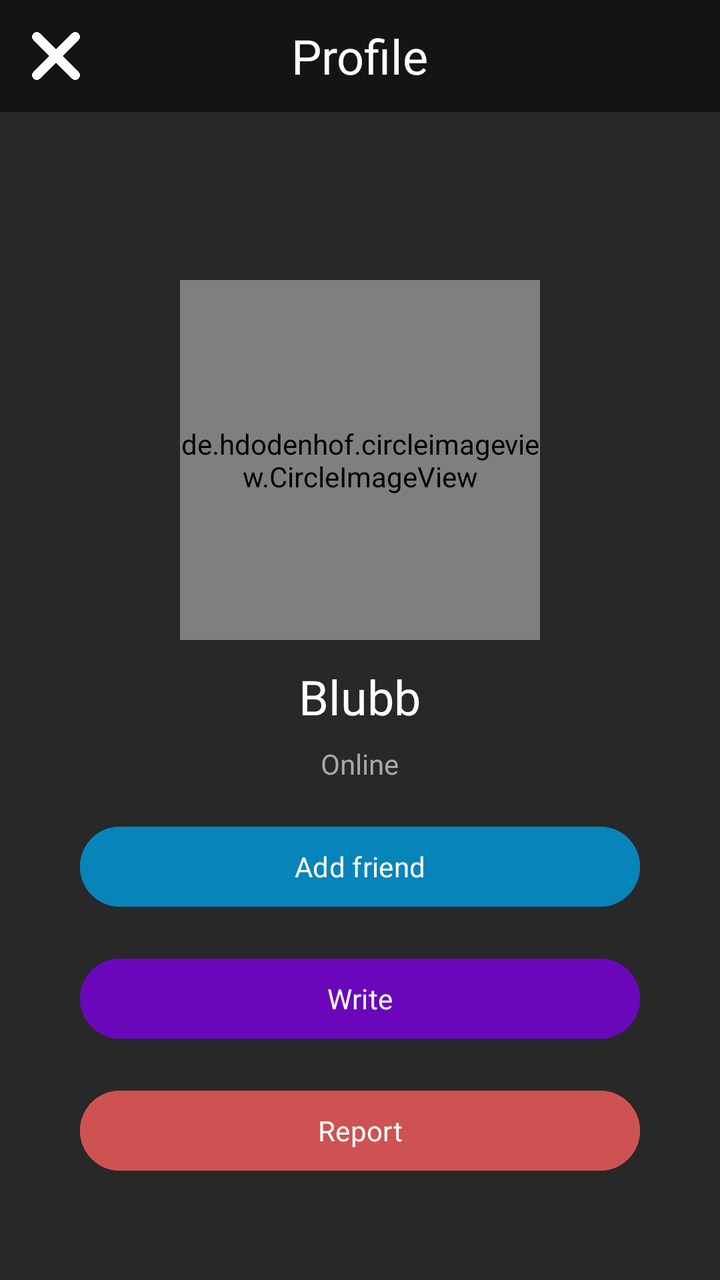
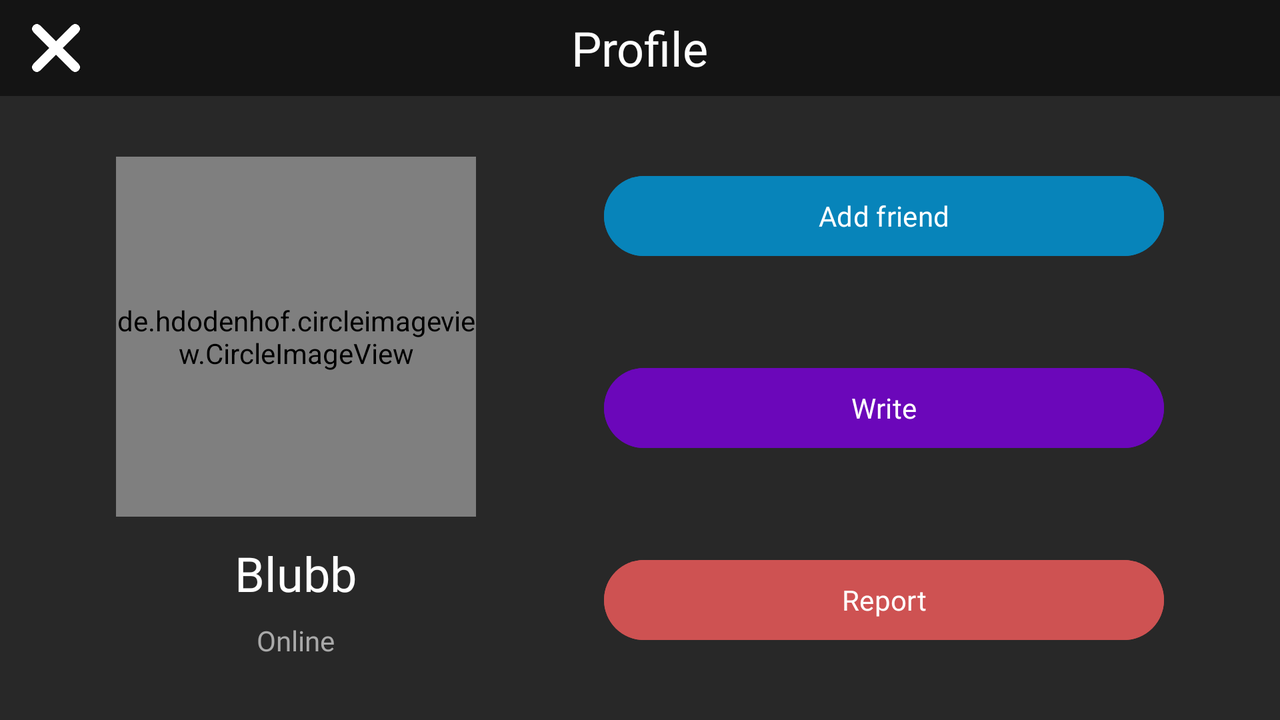

Two renders of one Android screen. The first uses the default layout on a phone; the second uses the alternative layout the repository ships for a different screen configuration, on a matching device. The two XML files are below.
<!-- AndroidManifest.xml: application theme Theme.Blubb -->
<!-- res/layout/fragment_profile.xml -->
<?xml version="1.0" encoding="utf-8"?>
<FrameLayout xmlns:android="http://schemas.android.com/apk/res/android"
    xmlns:tools="http://schemas.android.com/tools"
    android:layout_width="match_parent"
    android:layout_height="match_parent"
    xmlns:app="http://schemas.android.com/apk/res-auto"
    tools:context=".presentation.fragments.ProfileFragment"
    android:background="@color/light_tint">

    <LinearLayout
        android:layout_width="match_parent"
        android:layout_height="match_parent"
        android:orientation="vertical">

        <Toolbar
            android:layout_width="match_parent"
            android:layout_height="wrap_content"
            android:background="@color/dark_tint">

            <ImageButton
                android:id="@+id/buttonBackProfile"
                android:layout_width="24dp"
                android:layout_height="24dp"
                android:background="@null"
                android:scaleType="fitXY"
                android:src="@drawable/blubb_close_icon"
                app:tint="@color/main_text" />

            <TextView
                android:id="@+id/textViewProfileTitle"
                android:layout_width="wrap_content"
                android:layout_height="wrap_content"
                android:layout_gravity="center"
                android:fontFamily="@font/inter_semibold"
                android:hyphenationFrequency="none"
                android:paddingVertical="4dp"
                android:text="@string/profile"
                android:textAppearance="@style/TextAppearance.AppCompat.Body1"
                android:textColor="@color/main_text"
                android:textSize="24sp" />
        </Toolbar>

        <LinearLayout
            android:layout_width="match_parent"
            android:layout_height="match_parent"
            android:orientation="vertical">

            <de.hdodenhof.circleimageview.CircleImageView
                xmlns:app="http://schemas.android.com/apk/res-auto"
                android:id="@+id/imageViewUserAvatar"
                android:layout_width="180dp"
                android:layout_height="180dp"
                android:src="@color/main_text"
                app:border_width="1dp"
                app:border_color="#FF000000"
                android:layout_gravity="center"
                android:layout_marginTop="84dp"/>
            <TextView
                android:id="@+id/textViewUserNickname"
                android:layout_width="wrap_content"
                android:layout_height="wrap_content"
                android:layout_gravity="center_horizontal"
                style="@style/dark_theme_label_style"
                android:text="@string/app_name"
                android:layout_marginTop="12dp"/>
            <TextView
                android:id="@+id/textViewUserStatus"
                android:layout_width="wrap_content"
                android:layout_height="wrap_content"
                android:layout_gravity="center_horizontal"
                style="@style/dark_theme_sub_text_style"
                android:text="@string/online"
                android:layout_marginTop="8dp"/>
            <Button
                android:id="@+id/buttonAddFriend"
                android:layout_width="280dp"
                android:layout_height="wrap_content"
                android:layout_gravity="center_horizontal"
                style="@style/dark_theme_main_button_style"
                android:text="@string/add_friend"
                android:layout_marginTop="18dp"/>
            <Button
                android:id="@+id/buttonWrite"
                android:layout_width="280dp"
                android:layout_height="wrap_content"
                android:layout_gravity="center_horizontal"
                style="@style/dark_theme_main_button_style"
                android:text="@string/write"
                android:layout_marginTop="18dp"
                android:backgroundTint="@color/additional_accent"/>
            <Button
                android:id="@+id/buttonReport"
                android:layout_width="280dp"
                android:layout_height="wrap_content"
                android:layout_gravity="center_horizontal"
                style="@style/dark_theme_main_button_style"
                android:text="@string/report"
                android:layout_marginTop="18dp"
                android:backgroundTint="@color/error"/>
        </LinearLayout>
    </LinearLayout>

</FrameLayout>
<!-- resources referenced by this layout -->
<resources>
  <color name="additional_accent">#6B07BA</color>
  <color name="dark_tint">#141414</color>
  <color name="error">#CE5252</color>
  <color name="light_tint">#282828</color>
  <color name="main_text">#FFFFFF</color>
  <!-- drawable blubb_close_icon: png bitmap (drawable, 6555 bytes) -->
  <string name="add_friend">Add friend</string>
  <string name="app_name" translatable="false">Blubb</string>
  <string name="online">Online</string>
  <string name="profile">Profile</string>
  <string name="report">Report</string>
  <string name="write">Write</string>
  <style name="dark_theme_label_style">
          <item name="android:fontFamily">@font/inter_semibold</item>
          <item name="android:textColor">@color/main_text</item>
          <item name="android:textSize">24sp</item>
      </style>
  <style name="dark_theme_main_button_style">
          <item name="android:backgroundTint">@color/accent</item>
          <item name="android:fontFamily">@font/inter_semibold</item>
      </style>
  <style name="dark_theme_sub_text_style">
          <item name="android:fontFamily">@font/inter</item>
          <item name="android:textColor">@color/sub_text</item>
          <item name="android:textSize">14sp</item>
      </style>
  <style name="Theme.Blubb" parent="Base.Theme.Blubb" />
  <color name="accent">#0784BA</color>
  <color name="sub_text">#a9a9a9</color>
  <style name="Base.Theme.Blubb" parent="Theme.Material3.Light.NoActionBar">
          
          
          <item name="android:forceDarkAllowed" tools:targetApi="q">false</item>
      </style>
</resources>
<!-- res/layout-land/fragment_profile.xml (the repository's variant of the layout above) -->
<!-- drawn on the phone turned sideways -->
<?xml version="1.0" encoding="utf-8"?>
<FrameLayout xmlns:android="http://schemas.android.com/apk/res/android"
    xmlns:app="http://schemas.android.com/apk/res-auto"
    xmlns:tools="http://schemas.android.com/tools"
    android:layout_width="match_parent"
    android:layout_height="match_parent"
    android:background="@color/light_tint"
    tools:context=".presentation.fragments.ProfileFragment">

    <LinearLayout
        android:layout_width="match_parent"
        android:layout_height="match_parent"
        android:orientation="vertical">

        <Toolbar
            android:layout_width="match_parent"
            android:layout_height="wrap_content"
            android:background="@color/dark_tint">

            <ImageButton
                android:id="@+id/buttonBack"
                android:layout_width="24dp"
                android:layout_height="24dp"
                android:background="@null"
                android:scaleType="fitXY"
                android:src="@drawable/blubb_close_icon"
                app:tint="@color/main_text" />

            <TextView
                android:id="@+id/textViewProfileTitle"
                android:layout_width="wrap_content"
                android:layout_height="wrap_content"
                android:layout_gravity="center"
                android:fontFamily="@font/inter_semibold"
                android:hyphenationFrequency="none"
                android:paddingVertical="4dp"
                android:text="@string/profile"
                android:textAppearance="@style/TextAppearance.AppCompat.Body1"
                android:textColor="@color/main_text"
                android:textSize="24sp" />
        </Toolbar>

        <LinearLayout
            android:layout_width="wrap_content"
            android:layout_height="match_parent"
            android:layout_gravity="center"
            android:orientation="horizontal">

            <LinearLayout
                android:layout_width="wrap_content"
                android:layout_height="wrap_content"
                android:layout_gravity="center"
                android:layout_marginRight="64dp"
                android:orientation="vertical">

                <de.hdodenhof.circleimageview.CircleImageView
                    android:id="@+id/imageViewUserAvatar"
                    android:layout_width="180dp"
                    android:layout_height="180dp"
                    android:layout_gravity="center"
                    android:src="@color/main_text"
                    app:border_color="#FF000000"
                    app:border_width="1dp" />

                <TextView
                    android:id="@+id/textViewUserNickname"
                    style="@style/dark_theme_label_style"
                    android:layout_width="wrap_content"
                    android:layout_height="wrap_content"
                    android:layout_gravity="center_horizontal"
                    android:layout_marginTop="12dp"
                    android:text="@string/app_name" />

                <TextView
                    android:id="@+id/textViewUserStatus"
                    style="@style/dark_theme_sub_text_style"
                    android:layout_width="wrap_content"
                    android:layout_height="wrap_content"
                    android:layout_gravity="center_horizontal"
                    android:layout_marginTop="8dp"
                    android:text="@string/online" />

            </LinearLayout>

            <LinearLayout
                android:layout_width="wrap_content"
                android:layout_height="wrap_content"
                android:layout_gravity="center"
                android:orientation="vertical">

                <Button
                    android:id="@+id/buttonAddFriend"
                    style="@style/dark_theme_main_button_style"
                    android:layout_width="280dp"
                    android:layout_height="wrap_content"
                    android:layout_gravity="center_horizontal"
                    android:text="@string/add_friend" />

                <Button
                    android:id="@+id/buttonWrite"
                    style="@style/dark_theme_main_button_style"
                    android:layout_width="280dp"
                    android:layout_height="wrap_content"
                    android:layout_gravity="center_horizontal"
                    android:layout_marginVertical="48dp"
                    android:backgroundTint="@color/additional_accent"
                    android:text="@string/write" />

                <Button
                    android:id="@+id/buttonReport"
                    style="@style/dark_theme_main_button_style"
                    android:layout_width="280dp"
                    android:layout_height="wrap_content"
                    android:layout_gravity="center_horizontal"
                    android:backgroundTint="@color/error"
                    android:text="@string/report" />

            </LinearLayout>

        </LinearLayout>

    </LinearLayout>

</FrameLayout>
